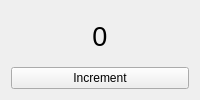
<?xml version="1.0" encoding="UTF-8"?>
<ui version="4.0">
 <class>CounterWidget</class>
 <widget class="QWidget" name="CounterWidget">
  <property name="geometry">
   <rect>
    <x>0</x>
    <y>0</y>
    <width>0</width>
    <height>0</height>
   </rect>
  </property>
  <property name="windowTitle">
   <string/>
  </property>
  <layout class="QVBoxLayout" name="verticalLayout">
   <item>
    <widget class="QLabel" name="counterLabel">
     <property name="font">
      <font>
       <pointsize>20</pointsize>
      </font>
     </property>
     <property name="text">
      <string>0</string>
     </property>
     <property name="alignment">
      <set>Qt::AlignmentFlag::AlignCenter</set>
     </property>
    </widget>
   </item>
   <item>
    <widget class="QPushButton" name="incrementButton">
     <property name="text">
      <string>Increment</string>
     </property>
    </widget>
   </item>
  </layout>
 </widget>
 <resources/>
 <connections/>
</ui>
